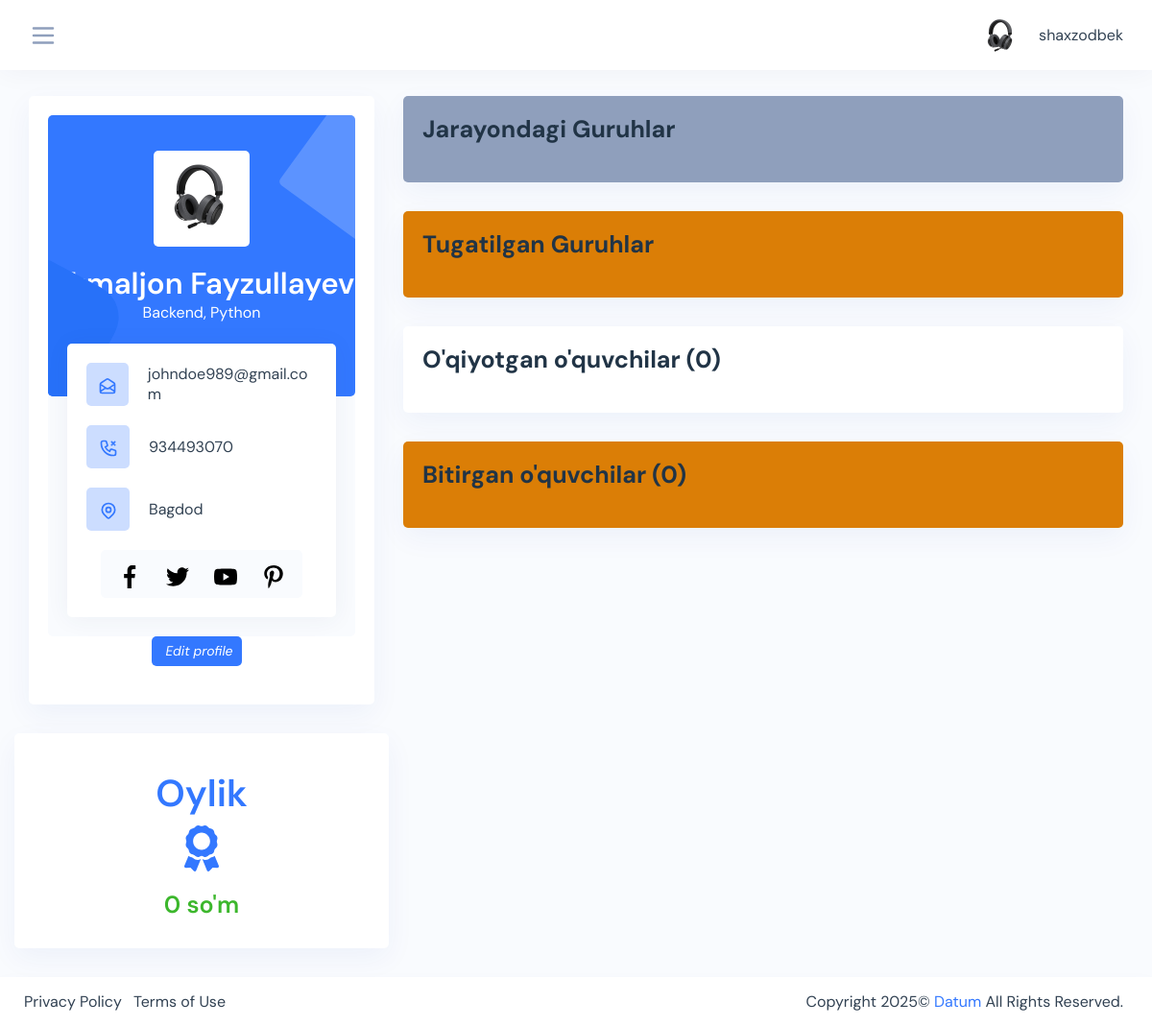
The app's page /teachers/teacher-profile/ea219ef1-5ec9-42eb-ab0f-8745810ee4ab/ (signed in), older data.
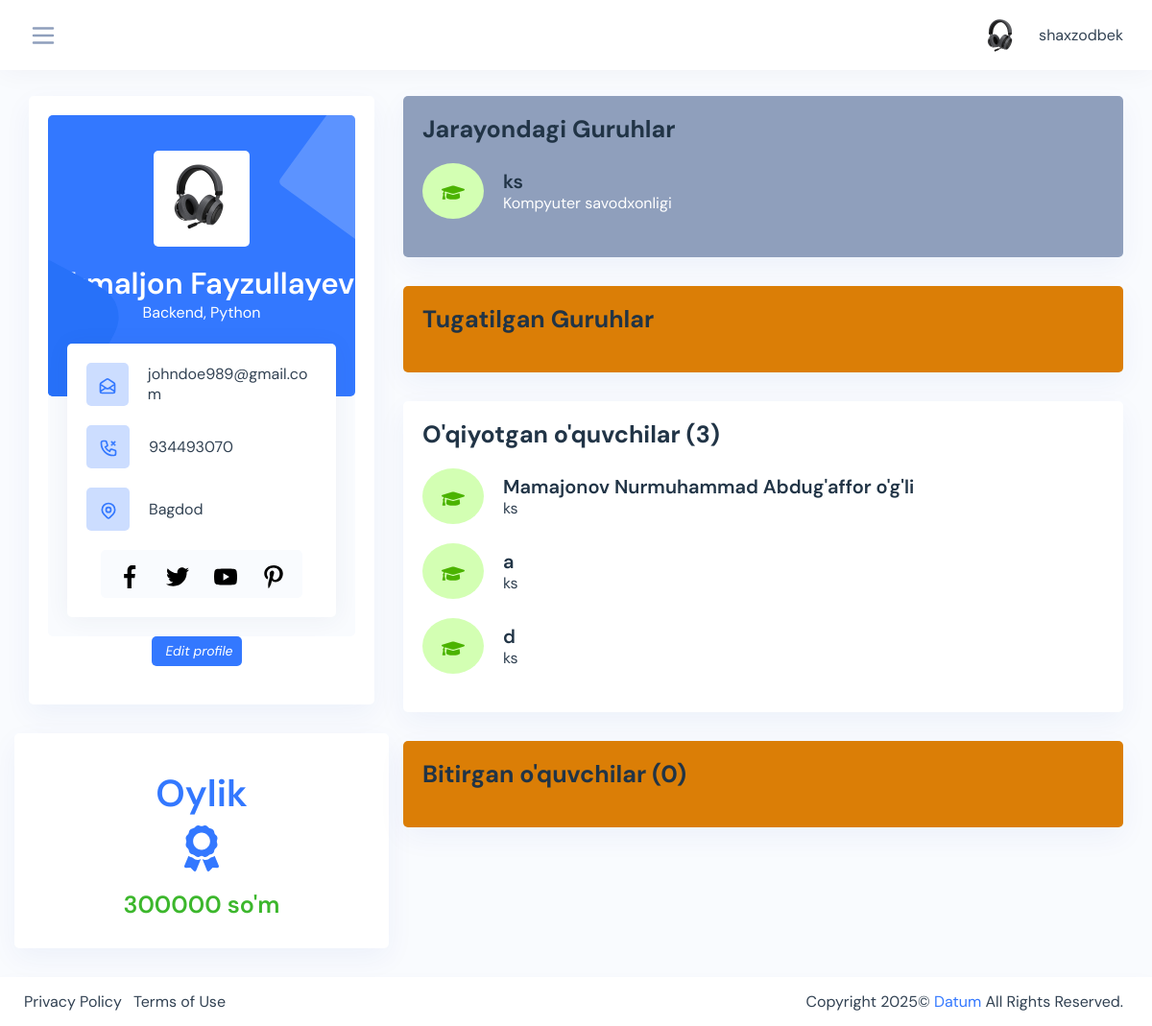
The same page, newer data.
### courses/models.py (models this page shows, shortened)
class Group(models.Model):
    CHOISES = (
        ('8:00 - 10:00', '8:00 - 10:00'),
        ('10:00 - 12:00', '10:00 - 12:00'),
        ('12:00 - 14:00', '12:00 - 14:00'),
        ('14:00 - 16:00', '14:00 - 16:00'),
        ('16:00 - 18:00', '16:00 - 18:00'),
    )
    name = models.CharField(max_length=200, blank=True, null=True, unique=True)
    course = models.ForeignKey(Course, on_delete=models.CASCADE, blank=True, null=True)
    room = models.ForeignKey(Room, on_delete=models.CASCADE, blank=True, null=True)
    teacher = models.ForeignKey(Teacher, on_delete=models.CASCADE, blank=True, null=True)
    amount = models.IntegerField(default=200000, blank=True, null=True)
    complete = models.BooleanField(default=False, blank=True, null=True)
    continuity = models.IntegerField(default=1, blank=True, null=True)
    start = models.DateField(auto_created=True, blank=True, null=True)
    finish = models.DateField(auto_created=True, blank=True, null=True)
    room_time = models.CharField(choices=CHOISES, max_length=100,  blank=True, null=True)
    id = models.UUIDField(default=uuid.uuid4, editable=False, primary_key=True, unique=True)
    created = models.DateTimeField(auto_now_add=True)
    updated = models.DateTimeField(auto_now=True)
    def all_students(self):
        sutdents = len(self.student_set.all())
        return sutdents

class Course(models.Model):
    name = models.CharField(max_length=200, blank=True, null=True)
    id = models.UUIDField(default=uuid.uuid4, editable=False, primary_key=True, unique=True)
    created = models.DateTimeField(auto_now_add=True)
    def __str__(self):
        return self.name

### students/models.py (models this page shows, shortened)
class Student(models.Model):
    CHOISES = (
        ('8:00 - 10:00', '8:00 - 10:00'),
        ('10:00 - 12:00', '10:00 - 12:00'),
        ('12:00 - 14:00', '12:00 - 14:00'),
        ('14:00 - 16:00', '14:00 - 16:00'),
        ('16:00 - 18:00', '16:00 - 18:00'),
    )
    name = models.CharField(max_length=200, blank=True, null=True, verbose_name='Ismi familiya *')
    course = models.ForeignKey(Course, on_delete=models.SET_NULL, blank=True, null=True, verbose_name='Kurs *')
    group = models.ForeignKey(Group, on_delete=models.SET_NULL, blank=True, null=True)
    student_time = models.CharField(max_length=200, choices=CHOISES, blank=True, null=True, verbose_name='Vaqt *')
    passport = models.ImageField(upload_to='passports/', blank=True, null=True, verbose_name='Passpost/metrka')
    address = models.CharField(max_length=200, blank=True, null=True)
    phone = models.IntegerField(default=998, blank=True, null=True, verbose_name='Telefon *')
    birthday = models.DateField(blank=True, null=True, verbose_name='Birthday: 0000-00-00')
    finish = models.BooleanField(default=False, blank=True, null=True)
    id = models.BigAutoField(auto_created=True, primary_key=True, serialize=False, verbose_name='ID')
    created = models.DateTimeField(auto_now_add=True)

### teachers/views.py (the view)
# urls.py: path('teacher-profile/<str:pk>/', teacher_profile, name='teacher_profile'),
@login_required(login_url='login')
def teacher_profile(request, pk):
    teacher = Teacher.objects.get(id=pk)
    groups = teacher.group_set.all()
    finished_groups = teacher.group_set.filter(complete=True)
    studying_groups = teacher.group_set.filter(complete=False)
    finished_students = Student.objects.filter(group__teacher=teacher, finish=True)
    studying_students = Student.objects.filter(group__teacher=teacher, finish=False)
    all_students = 0
    summa = 0
    for group in groups:
        all_students += group.all_students()
        for student in group.student_set.filter(finish=False):
            summa += group.amount * 1
    context = {
        'teacher': teacher,
        'summa': int(summa / 100 * 50),
        'all_students': all_students,
        'finished_students':finished_students,
        'studying_students': studying_students,
        'finished_groups':finished_groups,
        'studying_groups':studying_groups
    }
    return render(request, 'teacher-profile.html', context)

### teachers/templates/teacher-profile.html (shortened to what the changed rows need)
{% extends 'base.html' %}
{% load static %}
{% block content %}
<div class="content-page">
    <div class="container-fluid">
        <div class="row">
            <div class="col-lg-4">
                <div class="row">
                    <div class="card card-block card-stretch card-height">
                        <div class="card-body text-center">
                            <h2 class="mb-2 mt-3 text-primary">Oylik</h2>
                            <h4 class="mb-2 mt-3 text-success"> {{summa}} so'm </h4>
                        </div>
                    </div>
                </div>
            </div>
            <div class="col-lg-8">
                <div class="card card-block bg-secondary">
                    <div class="card-body">
                        <ul class="list-inline p-0 m-0">
                            {% for teacher_group in studying_groups %}
                            <li class="d-flex align-items-center mb-3">
                                <div class="profile-icon iq-icon-box rounded-small bg-success-light svg-danger text-center">
                                </div>
                                <div class="ml-3">
                                    <h5>
                                        <a href="{% url 'group_detail' pk=teacher_group.id %}">{{teacher_group.name}}</a>
                                    </h5>
                                    <p class="mb-0">{{teacher_group.course}}</p>
                                </div>
                            </li>
                            {% endfor %}
                        </ul>
                    </div>
                </div>
                <div class="card card-block">
                    <div class="card-header pb-0">
                        <div class="header-title">
                            <h4 class="card-title">O'qiyotgan o'quvchilar ({{studying_students.count}})</h4>
                        </div>
                    </div>
                    <div class="card-body">
                        <ul class="list-inline p-0 m-0">
                            {% for student in studying_students %}
                            <li class="d-flex align-items-center mb-3">
                                <div class="profile-icon iq-icon-box rounded-small bg-success-light svg-danger text-center">
                                </div>
                                <div class="ml-3">
                                    <h5><a href="{% url 'student_profile' pk=student.id %}">{{student.name}}</a></h5>
                                    <p class="mb-0">{{student.group.name}}</p>
                                </div>
                            </li>
                            {% endfor %}
                        </ul>
                    </div>
                </div>
            </div>
        </div>
    </div>
</div>
{% endblock content %}

Row changes from the older to the newer data that the page shows:
added Group: name "ks", course "Kompyuter savodxonligi"
added Student: name "Mamajonov Nurmuhammad Abdug'affor o'g'li", group.name "ks"
added Student: name "a", group.name "ks"
added Student: name "d", group.name "ks"
Text that changed along with them:
{{ summa }}: "0" → "300000"
{{ studying_students.count }}: "0" → "3"
